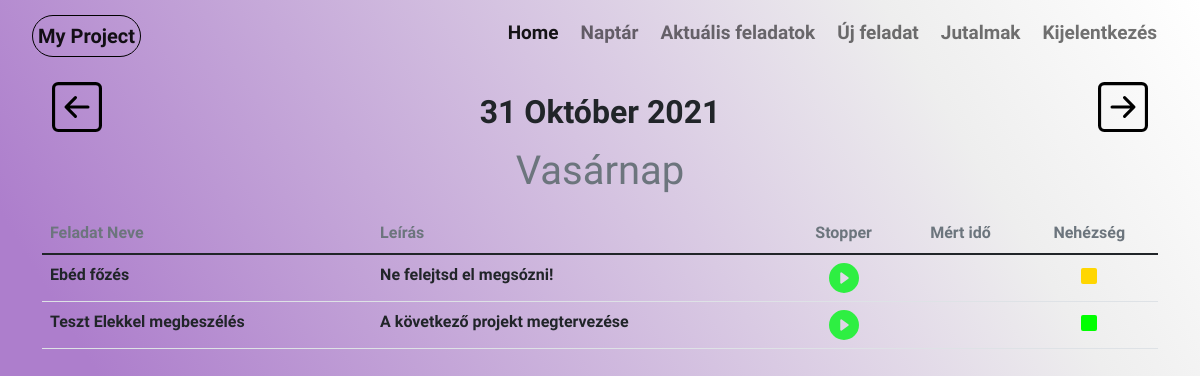
The app's page /day (signed in) with its own data.
### website/models.py (models this page shows, shortened)
class Tasks(db.Model):
    task_id = db.Column(db.Integer,primary_key=True)
    project_id = db.Column(db.Integer, db.ForeignKey('projects.project_id'))
    task_name = db.Column(db.String(60))
    status = db.Column(db.Boolean, default=False)
    task_time = db.Column(db.String(60))
    stoper = db.Column(db.Boolean, default=False)
    mert_ido = db.Column(db.String(60))
    difficulty = db.Column(db.String(60))
    description = db.Column(db.String(250))
    user_id = db.Column(db.Integer, db.ForeignKey('user.id'))

### website/views.py (the view)
@views.route("/day", methods=['GET','POST'])
@login_required
def day_view():
    with open('date.txt','r') as f:
        d = f.read().split('/')
        year = d[0]
        month = d[1]
        day = d[2]
        f.close()
    value= day1(int(year), int(month), int(day))
    print(value)
    user_task = db.session.query(Tasks).filter(Tasks.task_time == f"{year}-{month}-{day}"). \
        filter(Tasks.user_id == current_user.id).all()
    return render_template('day.html', user = current_user,value=value, month=month, tasks = user_task)

### website/__init__.py (called while the page is built)
def create_app():
    app = Flask(__name__)
    app.secret_key = secrets.token_urlsafe(16)
    app.config['SQLALCHEMY_DATABASE_URI'] = f'sqlite:///{DB_NAME}'
    db.init_app(app)
    from .views import views
    from .auth import auth
    app.register_blueprint(views)
    app.register_blueprint(auth)
    from .models import User
    login_manager = LoginManager()
    login_manager.login_view = 'auth.login'
    login_manager.init_app(app)
    @login_manager.user_loader
    def load_user(id):
        return User.query.get(int(id))
    create_database(app)
    return app

### website/date.py (called while the page is built)
def day1(year, month, day):
    try:
        day_name = calendar.weekday(year, month, day)
        return [day, months[month], year, days[day_name]]
    except Exception:
        return False

### website/templates/day.html (shortened to what this page needs)
{% extends "base.html"%}{% block title %}Nap{% endblock %}
{%block content%}
<div style="margin:15px 10px 10px 10px ;">
    <ul class="nav justify-content-between">
        <li class="nav-item">
            <a href="/last_day/{{ value.0 }}">
            </a>
        </li>
        <li class="nav-item">
            <div class="col">
                <h3 class="text-center">
                    <a class="nav-link link-dark fs-2" href="/{{ value.2 }}/{{ month }}">{{ value.0 }}  {{ value.1 }}  {{ value.2 }}</a>
                </h3>
                <h1 class="fs-1 text-secondary">
                    <div style="text-align: center;">{{ value.3 }}</div>
                </h1>
            </div>
        </li>
        <li class="nav-item">
            <a href="/next_day/{{ value.0 }}">
            </a>
        </li>
    </ul>
</div>
<table class="table  table-hover fs-6 fw-bold">
    <thread>
        <td class="fs-6 text-secondary">Feladat Neve</td>
        <td class="fs-6 text-secondary">Leírás</td>
        <td class="fs-6 text-secondary" style="text-align: center;">Stopper</td>
        <td class="fs-6 text-secondary" style="text-align: center;">Mért idő</td>
        <td class="fs-6 text-secondary" style="text-align: center;">Nehézség</td>
    </thread>
    <tbody>
        {%for task in tasks%}
            {%if task.status == True%}
                    <tr>
                        <td> {{task.task_name}}</td>
                        <td> {{task.description}}</td>
                        <td style="text-align: center;">
                            <a href="/stoper/{{ task.task_id }}">
                                {% if not task.stoper %}
                                <svg xmlns="http://www.w3.org/2000/svg" width="30" height="30" fill="#2EEF42" class="bi bi-play-circle-fill" viewBox="0 0 16 16">
                                    <path d="M16 8A8 8 0 1 1 0 8a8 8 0 0 1 16 0zM6.79 5.093A.5.5 0 0 0 6 5.5v5a.5.5 0 0 0 .79.407l3.5-2.5a.5.5 0 0 0 0-.814l-3.5-2.5z"/>
                                </svg>
                                {%else%}
                                <svg xmlns="http://www.w3.org/2000/svg" width="30" height="30" fill="#CC0000" class="bi bi-play-circle-fill" viewBox="0 0 16 16">
                                    <path d="M16 8A8 8 0 1 1 0 8a8 8 0 0 1 16 0zM6.79 5.093A.5.5 0 0 0 6 5.5v5a.5.5 0 0 0 .79.407l3.5-2.5a.5.5 0 0 0 0-.814l-3.5-2.5z"/>
                                </svg>
                                {%endif%}
                            </a>
                        </td>
                        <td></td>
                        <td style="text-align: center;">
                            {%if task.difficulty == "Könnyű"%}
                            <svg xmlns="http://www.w3.org/2000/svg" width="16" height="16" fill="#01ff01" class="bi bi-square-fill" viewBox="0 0 16 16">
                                <path d="M0 2a2 2 0 0 1 2-2h12a2 2 0 0 1 2 2v12a2 2 0 0 1-2 2H2a2 2 0 0 1-2-2V2z"/>
                            </svg>
                            {%elif task.difficulty == "Közepes"%}
                            <svg xmlns="http://www.w3.org/2000/svg" width="16" height="16" fill="#ffd601" class="bi bi-square-fill" viewBox="0 0 16 16">
                                <path d="M0 2a2 2 0 0 1 2-2h12a2 2 0 0 1 2 2v12a2 2 0 0 1-2 2H2a2 2 0 0 1-2-2V2z"/>
                            </svg>
                            {%else%}
                            <svg xmlns="http://www.w3.org/2000/svg" width="16" height="16" fill="#9b0101" class="bi bi-square-fill" viewBox="0 0 16 16">
                                <path d="M0 2a2 2 0 0 1 2-2h12a2 2 0 0 1 2 2v12a2 2 0 0 1-2 2H2a2 2 0 0 1-2-2V2z"/>
                            </svg>
                            {%endif%}
                        </td>
                    {%endif%}
        {%endfor%}
    </tbody>
</table>
{%endblock%}

### website/static/style.css (style rules this page uses)
* { margin: 0; padding: 0; font-family: 'Ubuntu', sans-serif; }
body { background: linear-gradient(59deg, rgba(173,126,204,1) 21%, rgba(238,238,238,1) 81%, rgba(255,255,255,1) 100%); background-attachment: fixed; }
.nav-link { font-size: 19px; margin: 3px; font-weight: bold; }

### records on screen
Tasks: task_name "Ebéd főzés", description "Ne felejtsd el megsózni!", stoper False (drawn)
Tasks: task_name "Teszt Elekkel megbeszélés", description "A következő projekt megtervezése", stoper False (drawn)

### other values on screen
{{ value.0 }} "31"
{{ value.1 }} "Október"
{{ value.2 }} "2021"
{{ value.3 }} "Vasárnap"
